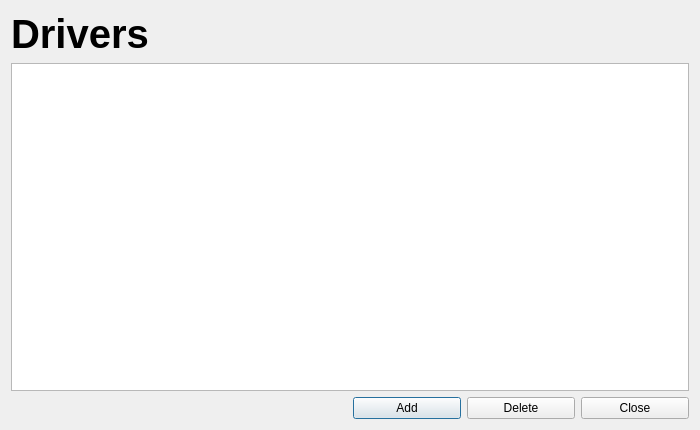
<?xml version="1.0" encoding="UTF-8"?>
<ui version="4.0">
 <class>DriversList</class>
 <widget class="QDialog" name="DriversList">
  <property name="geometry">
   <rect>
    <x>0</x>
    <y>0</y>
    <width>700</width>
    <height>430</height>
   </rect>
  </property>
  <property name="windowTitle">
   <string>Dialog</string>
  </property>
  <layout class="QGridLayout" name="gridLayout">
   <item row="2" column="0" colspan="4">
    <widget class="QTableView" name="tableView"/>
   </item>
   <item row="1" column="0">
    <widget class="QLabel" name="label">
     <property name="font">
      <font>
       <pointsize>30</pointsize>
       <weight>75</weight>
       <bold>true</bold>
      </font>
     </property>
     <property name="text">
      <string>Drivers</string>
     </property>
    </widget>
   </item>
   <item row="3" column="2" colspan="2">
    <layout class="QHBoxLayout" name="horizontalLayout">
     <item>
      <widget class="QPushButton" name="addButton">
       <property name="text">
        <string>Add</string>
       </property>
      </widget>
     </item>
     <item>
      <widget class="QPushButton" name="delButton">
       <property name="text">
        <string>Delete</string>
       </property>
      </widget>
     </item>
     <item>
      <widget class="QPushButton" name="closeButton">
       <property name="text">
        <string>Close</string>
       </property>
      </widget>
     </item>
    </layout>
   </item>
   <item row="1" column="2">
    <widget class="QLabel" name="label_2">
     <property name="font">
      <font>
       <pointsize>30</pointsize>
       <weight>75</weight>
       <bold>true</bold>
      </font>
     </property>
     <property name="text">
      <string/>
     </property>
    </widget>
   </item>
  </layout>
 </widget>
 <resources/>
 <connections/>
</ui>
